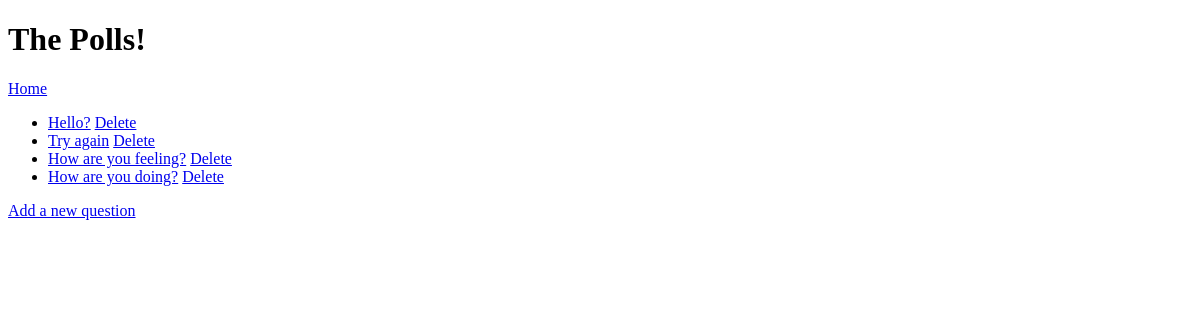
/polls/, run on an earlier commit of the app's database.
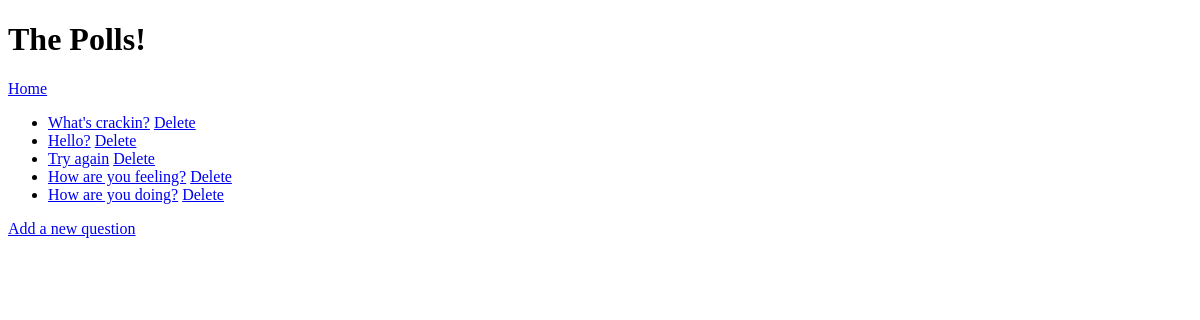
And on a later commit of the database.
### polls/models.py (models this page shows, shortened)
class Question(models.Model):
  question_text = models.CharField(max_length=200)
  pub_date = models.DateTimeField("date published")

### polls/views.py (the view)
# urls.py: path('', views.IndexView.as_view(), name="index"),
class IndexView(generic.ListView):
  template_name = 'polls/index.html'
  context_object_name = 'latest_question_list'
  def get_queryset(self):
    return Question.objects.order_by('-pub_date')[:5]

### polls/templates/polls/index.html (shortened to what this page needs)
{% extends 'polls/base.html' %}
{% block content %}
{% if latest_question_list %}
<ul>
  {% for question in latest_question_list %}
  <li>
    <a href="{% url 'polls:detail' question.id %}"
      >{{question.question_text}}</a
    >
    <a href="{% url 'polls:delete' question.id %}">Delete</a>
  </li>
  {% endfor %}
</ul>
{% else %}
<p>No polls are available.</p>
{% endif %}
<a href="{% url 'polls:create'  %}">Add a new question</a>
{% endblock %}

What changed in the data, as far as the page shows it:
added Question: question_text "What's crackin?"
